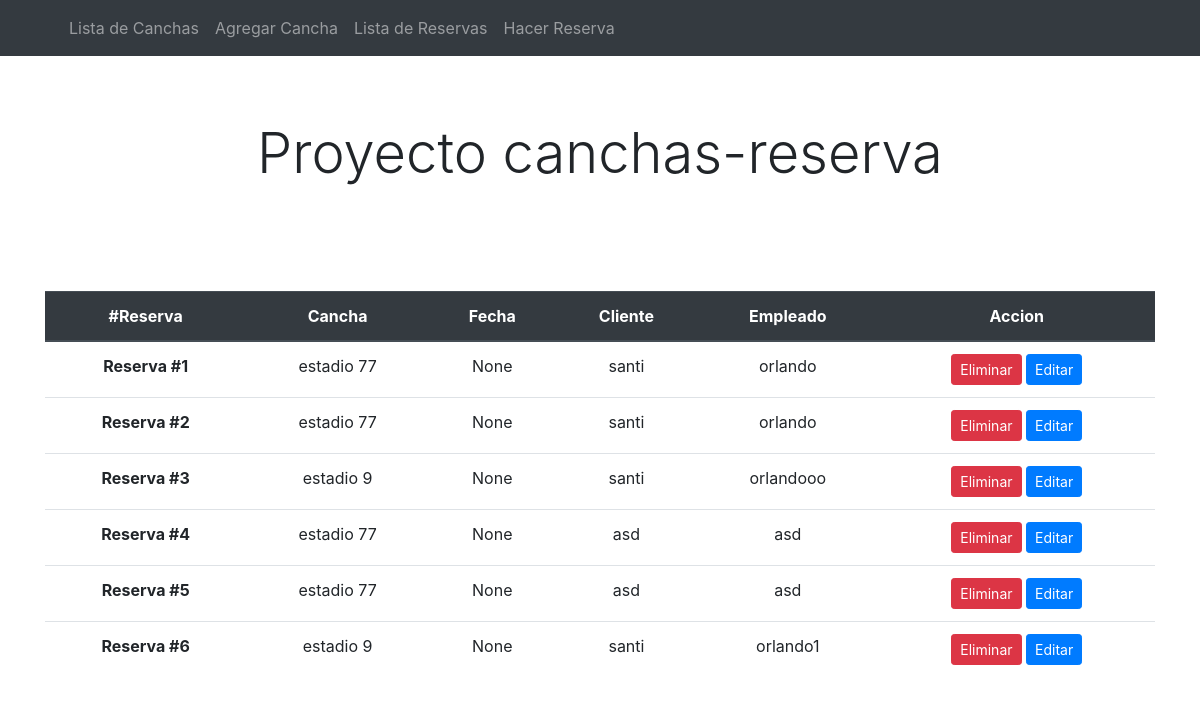
/listaReserva, run on an earlier commit of the app's database.
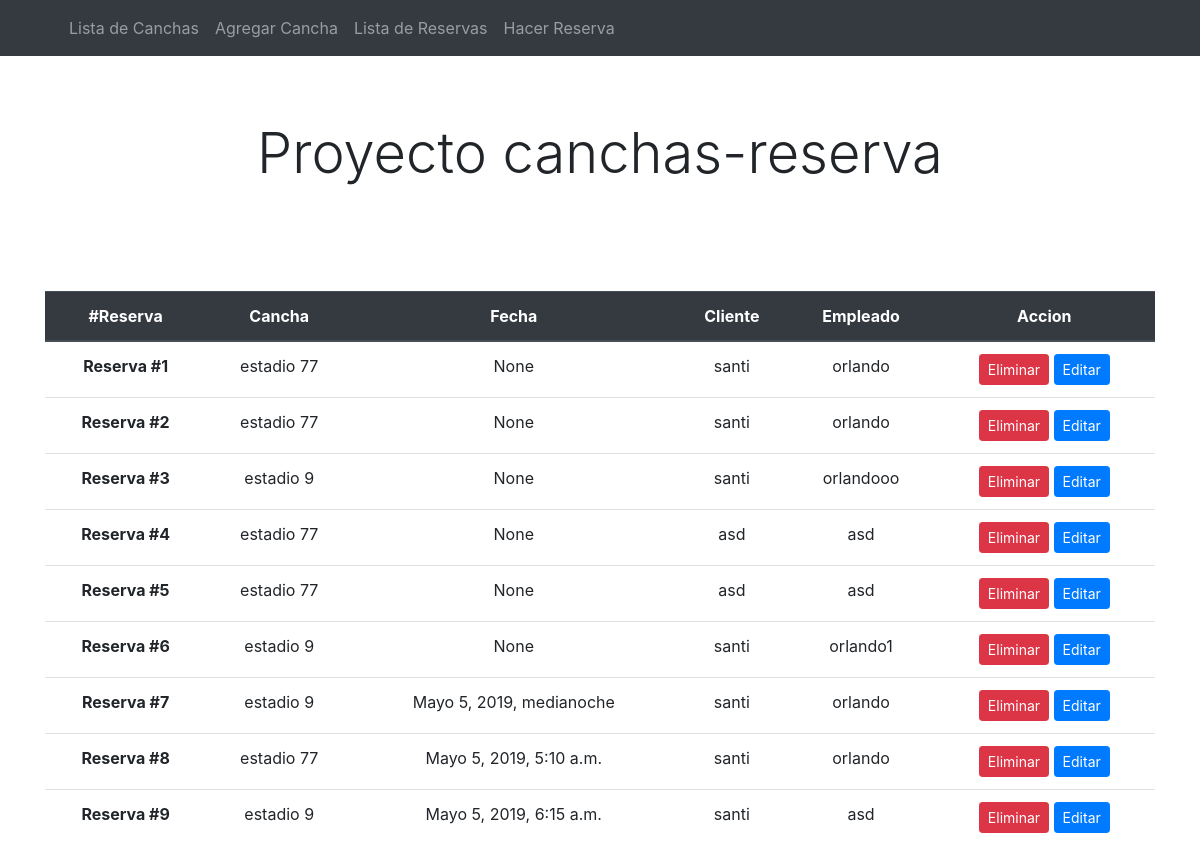
And on a later commit of the database.
### proyecto/models.py (models this page shows)
class Reserva(models.Model):
    cancha = models.ForeignKey(Cancha, on_delete=models.CASCADE)
    cliente = models.CharField(max_length=50)
    empleado = models.CharField(max_length=50)
    fecha_reserva = models.DateTimeField(auto_now_add=False, auto_now=False, blank=True, null=True)

class Cancha(models.Model):
    cancha = models.CharField(max_length=80)
    codigoInterno = models.CharField(max_length=40)
    tipo = models.CharField(max_length=40)
    vestuarioDisponible = models.BooleanField()
    iluminacion = models.BooleanField()
    cespedSintetico = models.BooleanField()
    def __str__(self):
        return self.cancha

### proyecto/views.py (the view)
# urls.py: path('listaReserva', views.listaReserva, name='listaReserva'),
def listaReserva(request):
    reservas = Reserva.objects.all()
    page = request.GET.get('page', 1)
    try:
        paginator =  Paginator(reservas, 20)
        reservas = paginator.page(page)
    except:
        raise Http404
    context = {'reservas':reservas}
    return render(request, 'proyecto/listaReserva.html', context)

### proyecto/templates/proyecto/listaReserva.html
{% extends 'proyecto/layout.html' %}
{% load humanize %}
    {% block content %}
        <div class="container text-center">
            <table class="table">
            <thead class="thead-dark">
                <tr>
                <th scope="col">#Reserva</th>
                <th scope="col">Cancha</th>
                <th scope="col">Fecha</th>
                <th scope="col">Cliente</th>
                <th scope="col">Empleado</th>
                <th scope="col">Accion</th>
                </tr>
            </thead>
            <tbody>
                {% for reserva in reservas  %}
                    <tr>
                        <th scope="row"> Reserva #{{ reserva.id }}</th>
                        <td>{{ reserva.cancha }}</td>
                        <td>{{ reserva.fecha_reserva | apnumber }}</td>
                        <td>{{ reserva.cliente }}</td>
                        <td>{{ reserva.empleado }}</td>
                        <td>
                            <a class="btn btn-danger btn-sm" href="{% url 'eliminarReserva' reserva.id %}">Eliminar</a>
                            <a class="btn btn-primary btn-sm" href="{% url 'editarReserva' reserva.id %}">Editar</a>
                        </td>
                    </tr>
                {% endfor %}
            </tbody>
            </table>
        </div>
    {% endblock %}

What changed in the data, as far as the page shows it:
added Reserva: id "7", cancha "estadio 9", fecha_reserva|apnumber "Mayo 5, 2019, medianoche", cliente "santi", empleado "orlando"
added Reserva: id "8", cancha "estadio 77", fecha_reserva|apnumber "Mayo 5, 2019, 5:10 a.m.", cliente "santi", empleado "orlando"
added Reserva: id "9", cancha "estadio 9", fecha_reserva|apnumber "Mayo 5, 2019, 6:15 a.m.", cliente "santi", empleado "asd"
